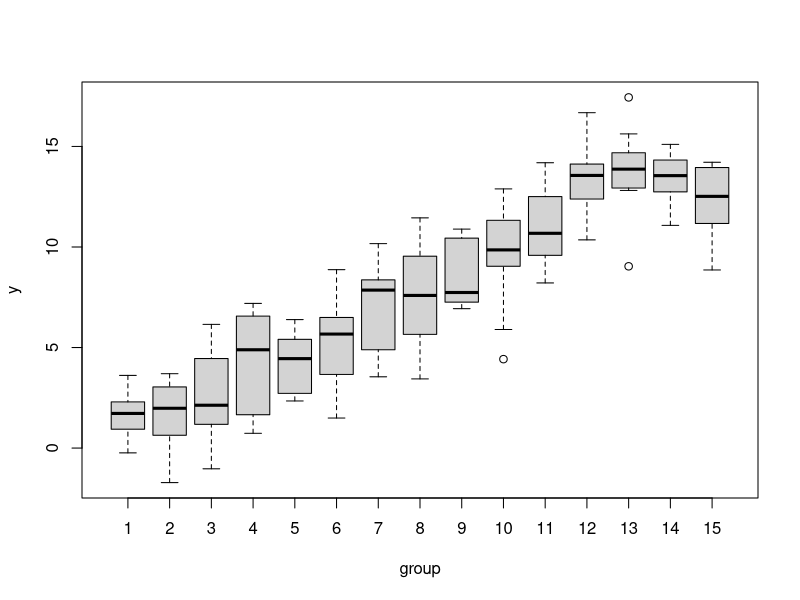
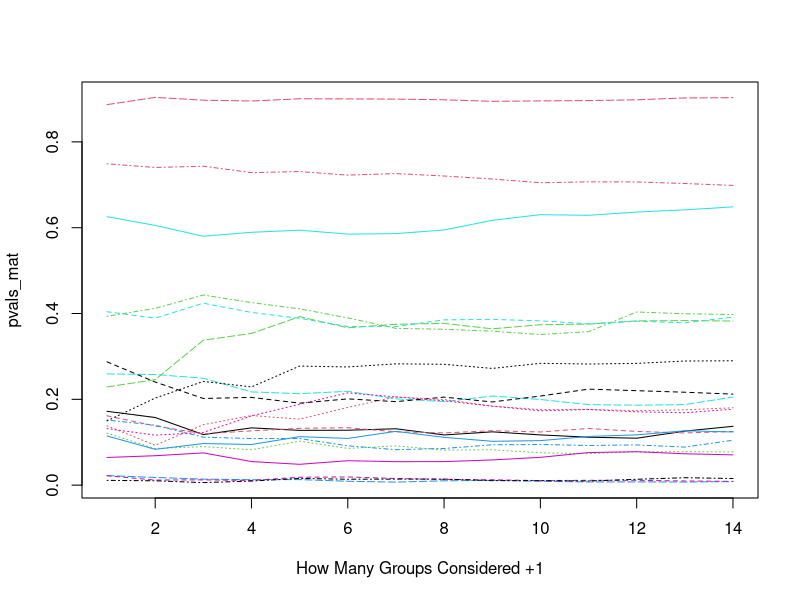

The R source for these figures, in order:
## ---- chunk 1
get_data <- function(n_per_group = 10, n_groups = 15) {
  grp <- as.factor(c(rep(1:n_groups, each = n_per_group)))
  data <- data.frame(group = grp, y = rnorm(n_groups * n_per_group, sd = 2) + as.numeric(grp))
}

# illustrate data
data <- get_data()
set.seed(123)
boxplot(y ~ group, data)

# Pairwise T-test using residuals of 2-15 groups
# plot results
pvals_mat <- replicate(20, { 
  data <- get_data()
  pvals <- sapply(2:15, function(i) {
    coefficients(summary(lm(y ~ group, data, subset = group %in% 1:i)))["group2", "Pr(>|t|)"]
  })
})

# plot each collumn of pvals_mat with matplot
matplot(pvals_mat, type = "l", xlab = "How Many Groups Considered +1")

# simulate power
# 2 groups vs 5 groups
n_sim <- 2000
results <- matrix(NA, nrow = n_sim, ncol = 2)
for (i in 1:n_sim) {
  data <- get_data(n_per_group = 3, n_groups = 5)
  results[i, 1] <- coefficients(summary(lm(y ~ group, data, subset = group %in% 1:2)))["group2", "Pr(>|t|)"]
  results[i, 2] <- coefficients(summary(lm(y ~ group, data, subset = group %in% 1:5)))["group2", "Pr(>|t|)"]
}
power <- apply(results < 0.05, 2, mean)
names(power) <- c("power using 2 groups,", " 5 groups")
power
